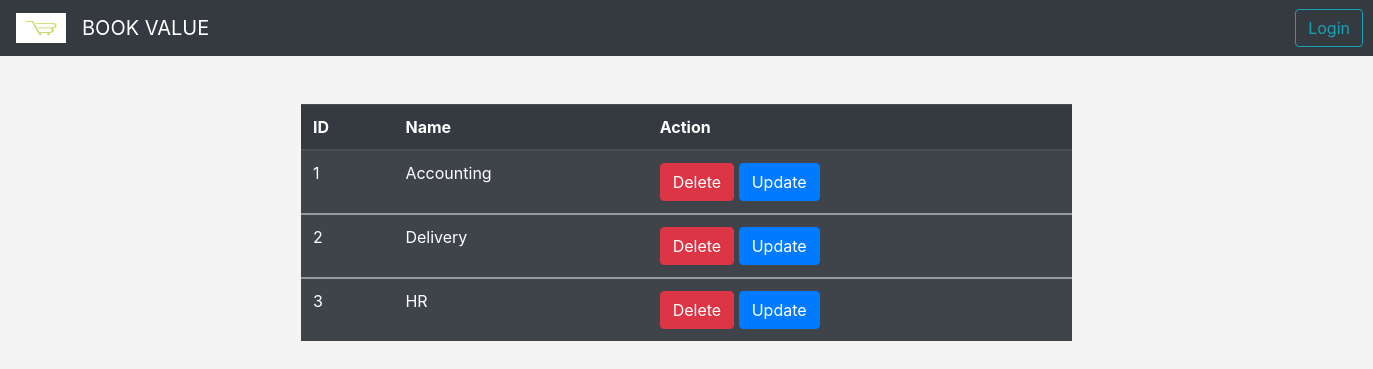
/departments/deplist.php, run on the app's committed database.
### tables this page shows
CREATE TABLE `departments` (
  `ID` int(11) NOT NULL,
  `name` varchar(255) NOT NULL
);

### departments/deplist.php (the view, shortened to what this page needs)
<?php
include "../shared Admin/nav1.php";
include "../general/config.php";
$select= "SELECT * FROM `departments`";
$s=mysqli_query($conn,$select);
?>
<!DOCTYPE html>
<html lang="en">
<head>
</head>
<body style="background-color: #f5f4f4;">
    <div class="container col-7 text-center my-5 ">
    <table class=" table table-dark table-striped">
        <thead>
        <tr>
            <th scope="col">ID</th>
            <th scope="col">Name</th>
            <th scope="col">Action</th>
        </tr>
        </thead>
        <?php foreach($s as $data) { ?>
        <tbody>
        <tr>
            <td> <?php echo $data['ID'] ?> </td>
            <td> <?php echo $data ['name']?> </td>
            <td>
               <a href="deplist.php?delete=<?php echo $data['ID'] ?>  " onclick="return confirm('are you sure?')" class="btn btn-danger"> Delete</a>
               <a href="adddep.php?edit=<?php echo $data['ID'] ?> " class="btn btn-primary"> Update</a>
        </td>
        </tr>
        </tbody>
        <?php } ?>
    </table>
</div>
</body>
</html>

### data on the page
departments: ID "1", name "Accounting"
departments: ID "2", name "Delivery"
departments: ID "3", name "HR"
